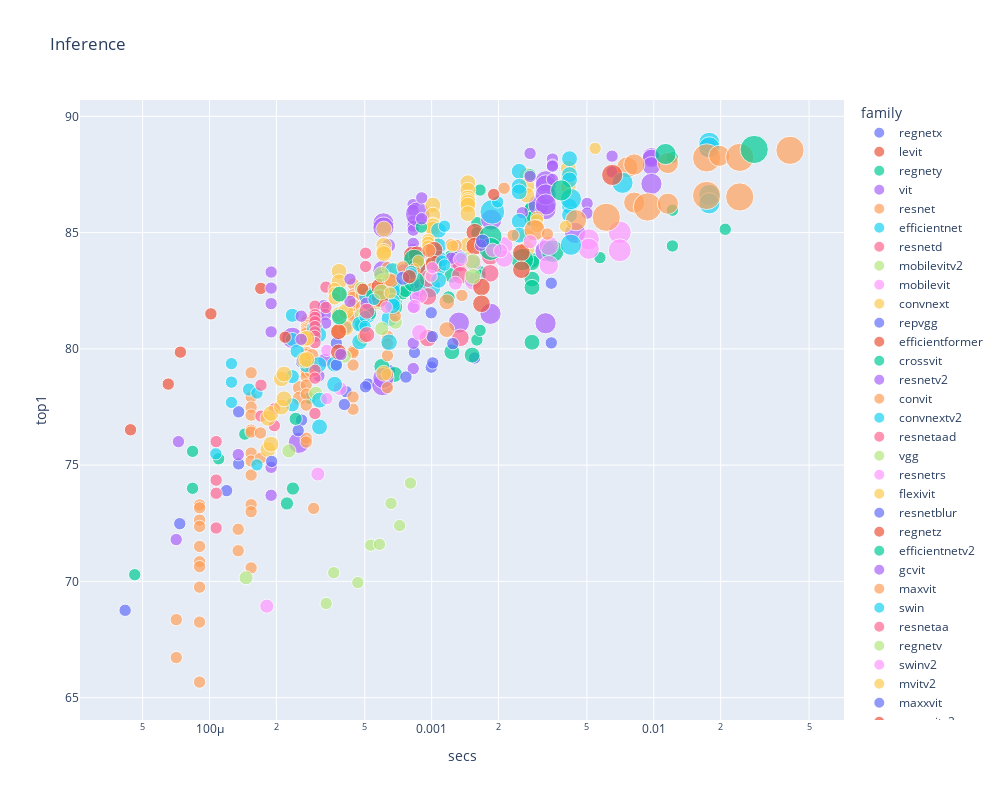

The notebook cell saved with this chart:
### Code cell
show_all(df, 'Inference', 'infer_img_size')
